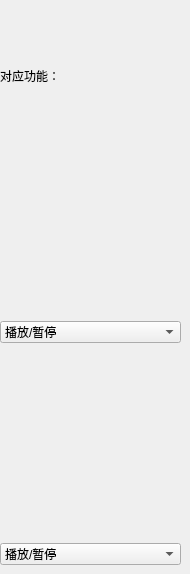
            <widget class="QWidget" name="page_3">
             <widget class="QWidget" name="verticalLayoutWidget_2">
              <property name="geometry">
               <rect>
                <x>0</x>
                <y>30</y>
                <width>181</width>
                <height>535</height>
               </rect>
              </property>
              <layout class="QVBoxLayout" name="verticalLayout_7">
               <property name="spacing">
                <number>200</number>
               </property>
               <item>
                <widget class="QLabel" name="label_12">
                 <property name="styleSheet">
                  <string notr="true">font: 30px &quot;微软雅黑&quot;;
color: rgb(0, 0, 0);
qproperty-alignment: 'AlignCenter';</string>
                 </property>
                 <property name="text">
                  <string>对应功能：</string>
                 </property>
                </widget>
               </item>
               <item>
                <widget class="QComboBox" name="comboBox_6">
                 <property name="styleSheet">
                  <string notr="true">height:29px;
QComboBox
{
	background-color: rgb(221, 220, 220); /*背景色*/ 
	border-style: outset;
	border-width: 2px;
	border-radius:5px; /*边界圆滑*/
	border-color: #8B7355;
	font: bold 21px;
	min-width:2em;
	color:black; /*字体颜色*/
    height:35px;
	padding: 5px;
}
 
QComboBox:hover
{
	background-color: rgb(172, 171, 170);
}
 
QComboBox:pressed
{
	background-color: rgb(161, 158, 160); /*伪状态经过时背景色*/ 
	border-style: inset;
}
QComboBox:!enabled{
	background-color: rgb(161, 158, 160);
	border-style: inset;
}</string>
                 </property>
                 <item>
                  <property name="text">
                   <string>播放/暂停</string>
                  </property>
                 </item>
                 <item>
                  <property name="text">
                   <string>方向右键</string>
                  </property>
                 </item>
                 <item>
                  <property name="text">
                   <string>方向左键</string>
                  </property>
                 </item>
                 <item>
                  <property name="text">
                   <string>方向上键</string>
                  </property>
                 </item>
                 <item>
                  <property name="text">
                   <string>方向下键</string>
                  </property>
                 </item>
                 <item>
                  <property name="text">
                   <string>静音</string>
                  </property>
                 </item>
                 <item>
                  <property name="text">
                   <string>增大音量</string>
                  </property>
                 </item>
                 <item>
                  <property name="text">
                   <string>减小音量</string>
                  </property>
                 </item>
                 <item>
                  <property name="text">
                   <string>下一曲</string>
                  </property>
                 </item>
                 <item>
                  <property name="text">
                   <string>上一曲</string>
                  </property>
                 </item>
                 <item>
                  <property name="text">
                   <string>打开计算器</string>
                  </property>
                 </item>
                 <item>
                  <property name="text">
                   <string>打开电子邮件</string>
                  </property>
                 </item>
                 <item>
                  <property name="text">
                   <string>打开浏览器主页</string>
                  </property>
                 </item>
                 <item>
                  <property name="text">
                   <string>撤回(ctrl+Z)</string>
                  </property>
                 </item>
                 <item>
                  <property name="text">
                   <string>全选(ctrl+A)</string>
                  </property>
                 </item>
                 <item>
                  <property name="text">
                   <string>保存(ctrl+S)</string>
                  </property>
                 </item>
                 <item>
                  <property name="text">
                   <string>选择性截图</string>
                  </property>
                 </item>
                </widget>
               </item>
               <item>
                <widget class="QComboBox" name="comboBox_7">
                 <property name="styleSheet">
                  <string notr="true">height:29px;
QComboBox
{
	background-color: rgb(221, 220, 220); /*背景色*/ 
	border-style: outset;
	border-width: 2px;
	border-radius:5px; /*边界圆滑*/
	border-color: #8B7355;
	font: bold 21px;
	min-width:2em;
	color:black; /*字体颜色*/
    height:35px;
	padding: 5px;
}
 
QComboBox:hover
{
	background-color: rgb(172, 171, 170);
}
 
QComboBox:pressed
{
	background-color: rgb(161, 158, 160); /*伪状态经过时背景色*/ 
	border-style: inset;
}
QComboBox:!enabled{
	background-color: rgb(161, 158, 160);
	border-style: inset;
}</string>
                 </property>
                 <item>
                  <property name="text">
                   <string>播放/暂停</string>
                  </property>
                 </item>
                 <item>
                  <property name="text">
                   <string>方向右键</string>
                  </property>
                 </item>
                 <item>
                  <property name="text">
                   <string>方向左键</string>
                  </property>
                 </item>
                 <item>
                  <property name="text">
                   <string>方向上键</string>
                  </property>
                 </item>
                 <item>
                  <property name="text">
                   <string>方向下键</string>
                  </property>
                 </item>
                 <item>
                  <property name="text">
                   <string>静音</string>
                  </property>
                 </item>
                 <item>
                  <property name="text">
                   <string>增大音量</string>
                  </property>
                 </item>
                 <item>
                  <property name="text">
                   <string>减小音量</string>
                  </property>
                 </item>
                 <item>
                  <property name="text">
                   <string>下一曲</string>
                  </property>
                 </item>
                 <item>
                  <property name="text">
                   <string>上一曲</string>
                  </property>
                 </item>
                 <item>
                  <property name="text">
                   <string>打开计算器</string>
                  </property>
                 </item>
                 <item>
                  <property name="text">
                   <string>打开电子邮件</string>
                  </property>
                 </item>
                 <item>
                  <property name="text">
                   <string>打开浏览器主页</string>
                  </property>
                 </item>
                 <item>
                  <property name="text">
                   <string>撤回(ctrl+Z)</string>
                  </property>
                 </item>
                 <item>
                  <property name="text">
                   <string>全选(ctrl+A)</string>
                  </property>
                 </item>
                 <item>
                  <property name="text">
                   <string>保存(ctrl+S)</string>
                  </property>
                 </item>
                 <item>
                  <property name="text">
                   <string>选择性截图</string>
                  </property>
                 </item>
                </widget>
               </item>
              </layout>
             </widget>
            </widget>
